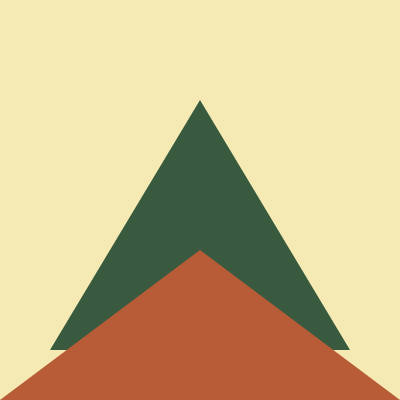
Frame 1 (no input)
Frame 60 (no input): identical to frame 1, image omitted
Frame 120 (the mouse pressed at the canvas centre since frame 60): identical to frame 1, image omitted

The p5.js sketch that drew this single still picture (run headless with seeded random() and noise() and a simulated clock; from frame 60 on, the mouse is pressed at the canvas centre):

// p5.js sketch
// ── sketch.js
function setup() {
  createCanvas(400, 400);
}

function draw() {
  background(220);
}
function draw() {
  background('#F5EAB3'); 


  noStroke();
  fill('#3A5A40'); 
  triangle(50, 350, 200, 100, 350, 350); 

  fill('#B85C38'); 
  triangle(0, 400, 200, 250, 400, 400); 
}
